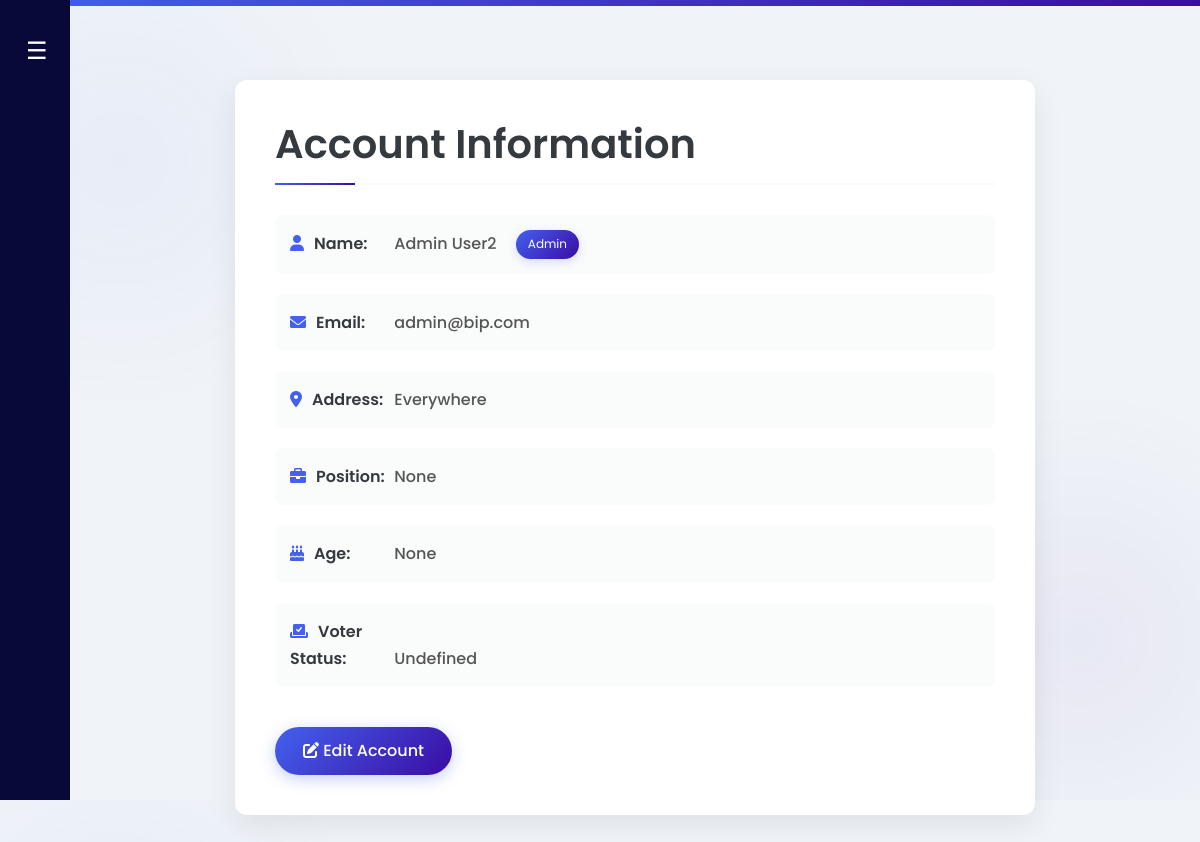
Page /account (signed in) on the earlier database version.
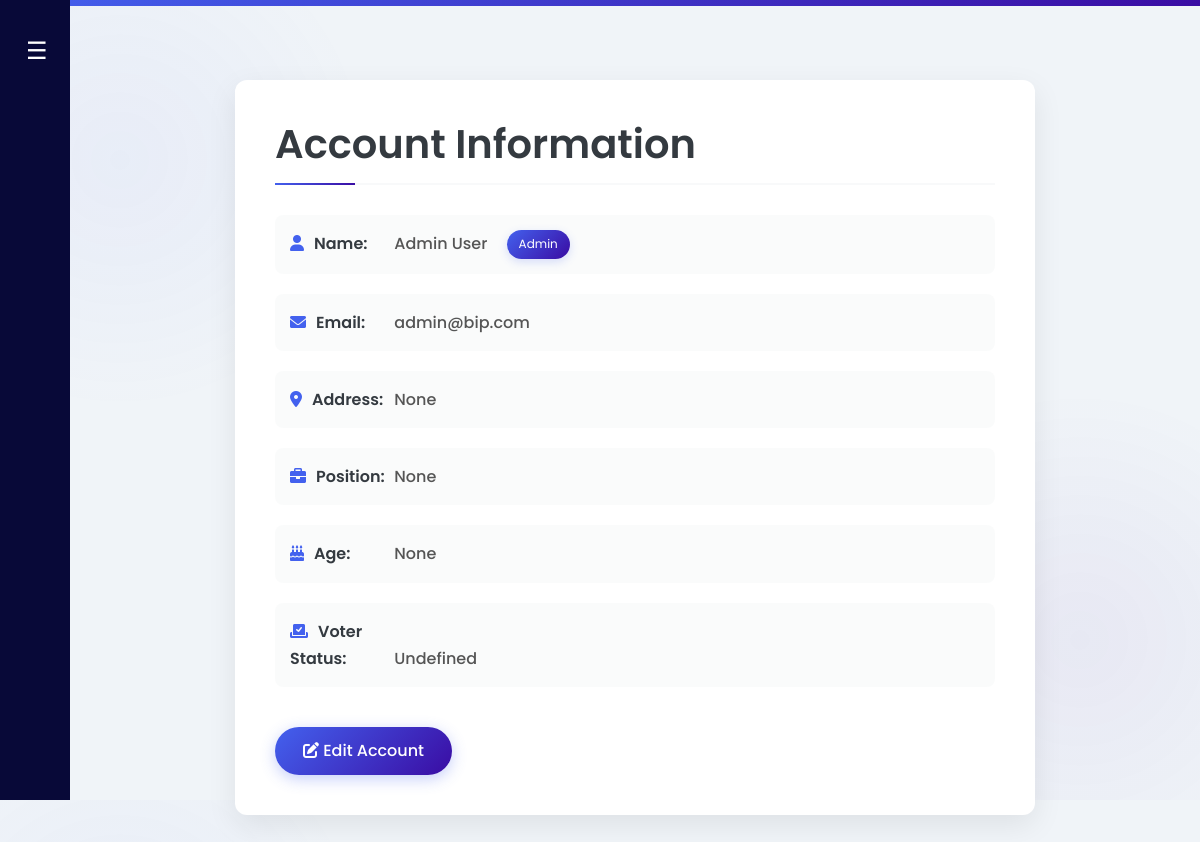
Same page on the later database version.
### Website/models.py (models this page shows, shortened)
class User(db.Model, UserMixin):
    id = db.Column(db.Integer, primary_key=True)
    email = db.Column(db.String(150), unique=True, nullable=False)
    firstName = db.Column(db.String(150), nullable=False)  # For first name
    lastName = db.Column(db.String(150), nullable=False)
    password = db.Column(db.String(150), nullable=False)  # For storing password hash
    is_admin = db.Column(db.Boolean, default=False)  # Optional: for admin flag
    address = db.Column(db.String(255), nullable=True)
    birth_date = db.Column(db.Date, nullable=True)
    birth_place = db.Column(db.String(255), nullable=True)
    position = db.Column(db.String(50), nullable=True)  # For officials
    is_verified = db.Column(db.Boolean, default=False)  # Admin approval required
    voter_status = db.Column(db.String(50), default="Pending") #Voter Eligibility Status

### Website/views.py (the view)
@views.route('/account')
@login_required
def account():
    if current_user.birth_date:
        today = datetime.today()
        age = today.year - current_user.birth_date.year - ((today.month, today.day) < (current_user.birth_date.month, current_user.birth_date.day))
    else:
        age = None
    return render_template("account.html", user=current_user, age=age)

### Website/templates/account.html (shortened to what this page needs)
{% extends "base.html" %}
{% block content %}
    <link href="https://cdnjs.cloudflare.com/ajax/libs/font-awesome/6.0.0-beta3/css/all.min.css" rel="stylesheet">
</head>
    <div class="container1">
        <h1>Account Information</h1>
        <div class="info-item">
            <span class="info-label"><i class="fas fa-user icon"></i>Name:</span>
            <span class="info-value">{{ user.firstName }} {{ user.lastName }}</span>
            {% if user.is_admin %}
                <span class="admin-badge">Admin</span>
            {% endif %}
        </div>
        <div class="info-item">
            <span class="info-label"><i class="fas fa-envelope icon"></i>Email:</span>
            <span class="info-value">{{ user.email }}</span>
        </div>
        <div class="info-item">
            <span class="info-label"><i class="fas fa-map-marker-alt icon"></i>Address:</span>
            <span class="info-value">{{ user.address }}</span>
        </div>
        {% if user.is_admin %}
        <div class="info-item">
            <span class="info-label"><i class="fas fa-briefcase icon"></i>Position:</span>
            <span class="info-value">{{ user.position }}</span>
        </div>
        {% endif %}
        <div class="info-item">
            <span class="info-label"><i class="fas fa-birthday-cake icon"></i>Age:</span>
            <span class="info-value">{{ age }}</span>
        </div>
        <div class="info-item">
            <span class="info-label"><i class="fas fa-vote-yea icon"></i>Voter Status:</span>
            <span class="info-value">{{ user.voter_status }}</span>
        </div>
        <a href="{{ url_for('views.account_edit') }}" class="btn btn-primary">
            <i class="fas fa-edit"></i> Edit Account
        </a>
    </div>
    {% endblock %}

Differences in the rows shown:
changed User "Admin": lastName "User2" → "User"; address "Everywhere" → "None"
